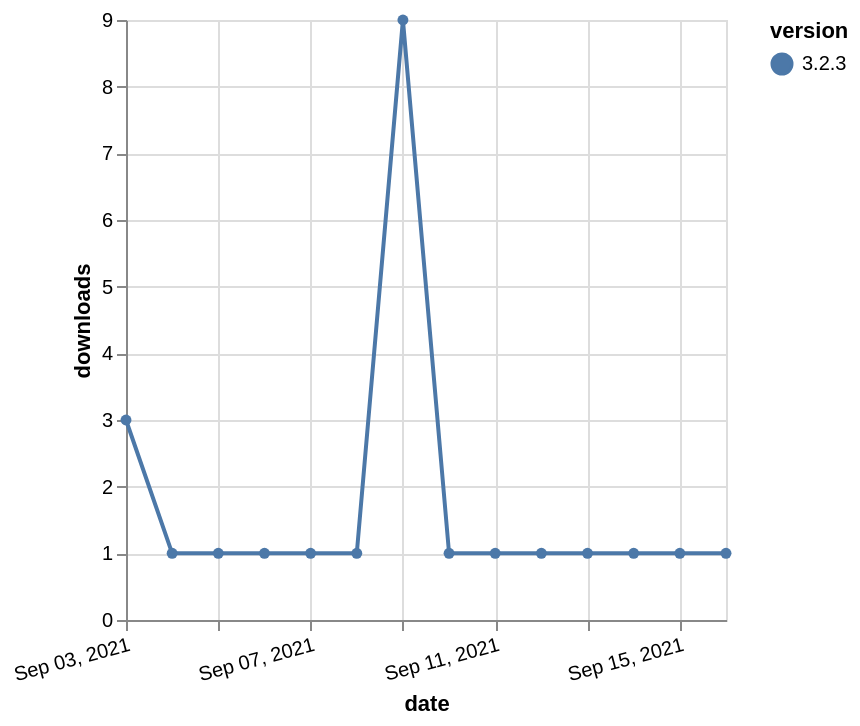

Describe this chart as a Vega-Lite specification.
### Vega-Lite specification from a JSON file in a GitHub repository (floating-point values rounded to 4 significant figures)
{"$schema": "https://vega.github.io/schema/vega-lite/v5.json", "description": "A simple bar chart with embedded data.", "data": {"values": [{"date": "2021-09-03", "total": 512, "delta": 3, "version": "3.2.3"}, {"date": "2021-09-04", "total": 513, "delta": 1, "version": "3.2.3"}, {"date": "2021-09-05", "total": 514, "delta": 1, "version": "3.2.3"}, {"date": "2021-09-06", "total": 515, "delta": 1, "version": "3.2.3"}, {"date": "2021-09-07", "total": 516, "delta": 1, "version": "3.2.3"}, {"date": "2021-09-08", "total": 517, "delta": 1, "version": "3.2.3"}, {"date": "2021-09-09", "total": 526, "delta": 9, "version": "3.2.3"}, {"date": "2021-09-10", "total": 527, "delta": 1, "version": "3.2.3"}, {"date": "2021-09-11", "total": 528, "delta": 1, "version": "3.2.3"}, {"date": "2021-09-12", "total": 529, "delta": 1, "version": "3.2.3"}, {"date": "2021-09-13", "total": 530, "delta": 1, "version": "3.2.3"}, {"date": "2021-09-14", "total": 531, "delta": 1, "version": "3.2.3"}, {"date": "2021-09-15", "total": 532, "delta": 1, "version": "3.2.3"}, {"date": "2021-09-16", "total": 533, "delta": 1, "version": "3.2.3"}]}, "width": "container", "mark": {"type": "line", "point": {"filled": true}}, "encoding": {"x": {"field": "date", "type": "temporal", "timeUnit": "yearmonthdate", "title": "date", "axis": {"labelAngle": -15}}, "y": {"field": "delta", "type": "quantitative", "title": "downloads"}, "color": {"field": "version", "type": "nominal"}, "tooltip": {"field": "delta"}}}
